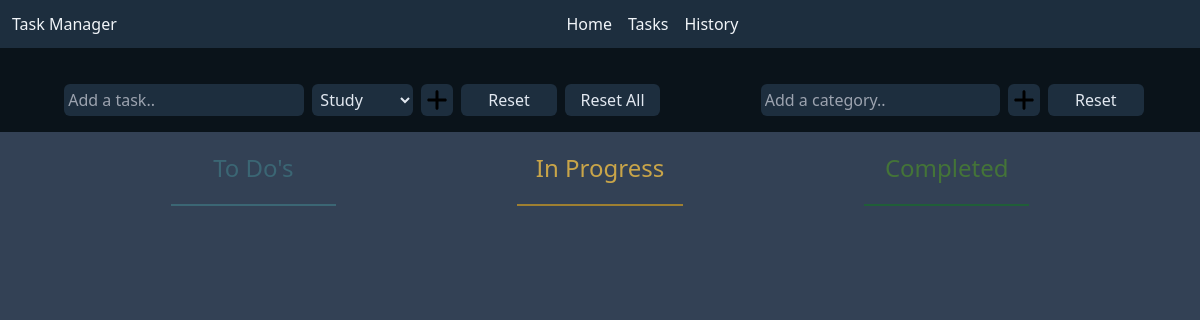
Page /task/ on the earlier database version.
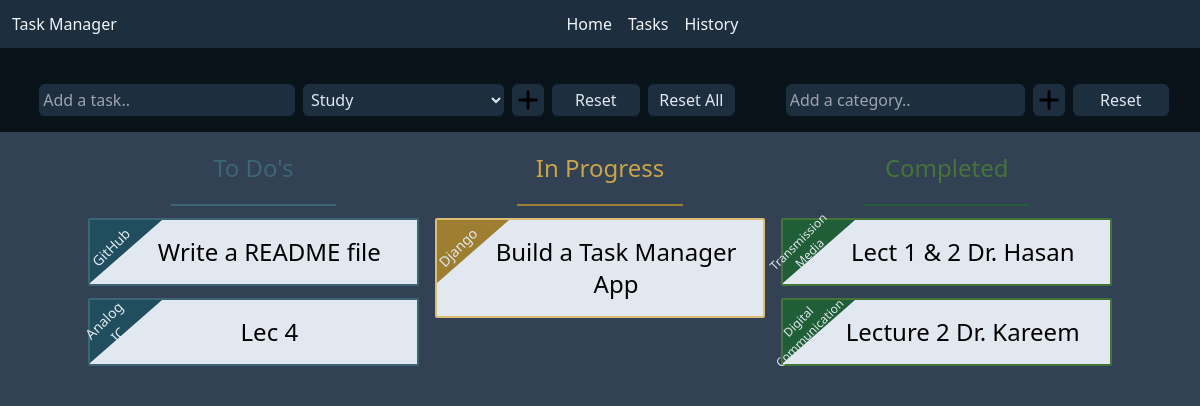
Same page on the later database version.
### task/models.py (models this page shows, shortened)
class Task(models.Model):
    title = models.CharField(max_length=255)
    in_progress = models.BooleanField(default=False)
    completed = models.BooleanField(default=False)
    completed_at = models.DateTimeField(null=True, blank=True)
    created_at = models.DateTimeField(auto_now_add=True)
    category = models.ForeignKey(Category, on_delete=models.CASCADE, null=True, blank=True)

class Category(models.Model):
    name = models.CharField(max_length=255, default="Others")
    def __str__(self):
        return self.name
    class Meta:
        verbose_name_plural = "Categories"

### task/views.py (the view)
# urls.py: path('', views.index, name='index'),
def index(request):
    todos = Task.objects.filter(completed=False, in_progress=False).all()
    completed = Task.objects.filter(completed=True).order_by('-completed_at').all()
    in_progress = Task.objects.filter(in_progress=True).all()
    categories = Category.objects.all()
    context = {
        "tasks_todo": todos,
        "tasks_completed": completed,
        "tasks_in_progress": in_progress,
        "categories": categories,
    }
    return render(request, 'task/tasks_list.html', context)

### task/templates/task/tasks_list.html (shortened to what this page needs)
{% include 'core/base.html' %}
{% block dashboard %}
<div class="flex flex-col md:flex-row justify-around items-center space-x-3 bg-[#0a131a] p-4 w-screen">
    <div class="flex justify-start items-center space-x-4 mt-5">
        <form action="{% url 'task:create' %}" method="post" class="flex items-center space-x-2">
            <input type="text" name="title" placeholder="Add a task.."
                class="rounded-md p-1 font-light text-slate-200 bg-[#1d2e3e] outline-none w-[40%]">
            <select name="category" class="rounded-md p-1 font-light text-slate-200 outline-none bg-[#1d2e3e]">
                {% for category in categories %}
                <option value="{{ category.id }}">{{ category.name }}</option>
                {% endfor %}
            </select>
            <button type="submit"
                class="bg-[#1d2e3e] text-slate-200 font-normal rounded-md p-1 hover:bg-green-700">
            </button>
            <button type="reset" class="bg-[#1d2e3e] text-slate-200 font-normal rounded-md p-1 w-24">Reset</button>
            <a href="{% url 'task:reset_all' %}"
                class="bg-[#1d2e3e] text-slate-200 font-normal rounded-md p-1 w-24 hover:bg-red-900 text-center">Reset All</a>
        </form>
    </div>
    <div class="flex justify-end items-center space-x-4 mt-5">
        <form action="{% url 'task:new_category' %}" method="post" class="flex items-center space-x-2">
            <input type="text" name="category" placeholder="Add a category.."
                class="rounded-md p-1 outline-none font-light text-slate-200 bg-[#1d2e3e]">
            <button type="submit"
                class="bg-[#1d2e3e] text-slate-200 font-normal rounded-md p-1 hover:bg-green-700">
            </button>
            <button type="reset" class="bg-[#1d2e3e] text-slate-200 font-normal rounded-md p-1 w-24">Reset</button>
        </form>
    </div>
</div>
{% endblock %}
{% block content %}
<div class="container bg-slate-700 font-sans text-center text-2xl font-bold text-slate-200 w-screen mx-auto">
    <div class="flex flex-row justify-around space-x-4 mt-5 text-black font-normal mx-auto">
        <div class="col-md-4 w-4/12">
            <h2 class="mb-1 md:mb-5 text-[#3b6674]">To Do's</h2>
            <div class="border-t-2 border-[#3b6674] w-1/2 mx-auto"></div>
            <ul class="list-group">
                {% for task in tasks_todo %}
                <li class="my-3">
                    <div class="relative border-2 border-[#3b6674] bg-slate-200 p-4 rounded-sm">
                        <div  class="border-t-[63px] border-t-[#204e5e] border-r-[72px] border-r-transparent absolute top-0 left-0">
                            <span
                                class="text-sm text-slate-200 font-light transform -rotate-45 absolute top-1/2 left-1/2 -translate-x-1/2 -translate-y-1/2 pl-20 pb-5">
                                {{ task.category }}
                            </span>
                        </div>
                        <div class="pl-8">
                            <a href=" {% url 'task:in_progress' task.id %}">{{ task.title }}</a>
                        </div>
                        <a href="{% url 'task:delete' task.id %}"
                            class="text-slate-200 bg-transparent font-bold group-hover:cursor-pointer group group-hover:block absolute top-3 right-0 p-2 h-full">
                        </a>
                    </div>
                </li>
                {% endfor %}
            </ul>
        </div>
        <div class="col-md-4 w-4/12">
            <h2 class="text-[#c9a549] mb-1 md:mb-5">In Progress</h2>
            <div class="border-t-2 border-[#9e7f31] w-1/2 mx-auto"></div>
            <ul class="list-group">
                {% for task in tasks_in_progress %}
                <li class="my-3">
                    <div class="relative border-2 border-[#ddbf73] bg-slate-200 p-4 rounded-sm">
                        <div class="border-t-[63px] border-t-[#9e7f31] border-r-[72px] border-r-transparent absolute top-0 left-0">
                            <span
                                class="text-sm text-slate-200 font-light transform -rotate-45 absolute top-1/2 left-1/2 -translate-x-1/2 -translate-y-1/2 pl-20 pb-5">
                                {{ task.category }}
                            </span>
                        </div>
                        <div class="pl-8">
                            <a href=" {% url 'task:completed' task.id %}">{{ task.title }}</a>
                        </div>
                        <a href="{% url 'task:delete' task.id %}"
                            class="text-slate-200 bg-transparent font-bold group-hover:cursor-pointer group group-hover:block absolute top-3 right-0 p-2 h-full">
                        </a>
                    </div>
                </li>
                {% endfor %}
            </ul>
        </div>
        <div class="col-md-4 w-4/12">
            <h2 class="text-[#447438] mb-1 md:mb-5">Completed</h2>
            <div class="border-t-2 border-[#205e38] w-1/2 mx-auto"></div>
            <ul class="list-group
            ">
                {% for task in tasks_completed %}
                <li class="my-3">
                    <div class="relative border-2 border-[#447438] bg-slate-200 p-4 rounded-sm">
                        <div class="border-t-[63px] border-t-[#205e38] border-r-[72px] border-r-transparent absolute top-0 left-0">
                            <span
                                class="text-xs text-slate-200 font-light transform -rotate-45 absolute top-1/2 left-1/2 -translate-x-1/2 -translate-y-1/2 pl-20 pb-5">
                                {{ task.category }}</span>
                        </div>
                        <div class="pl-8">
                            <a href=" {% url 'task:delete' task.id %}">{{ task.title }}</a>
                        </div>
                        <a href="{% url 'task:delete' task.id %}"
                            class="text-slate-200 bg-transparent font-bold group-hover:cursor-pointer group group-hover:block absolute top-3 right-0 p-2 h-full">
                        </a>
                    </div>
                </li>
                {% endfor %}
            </ul>
        </div>
    </div>
</div>
{% endblock %}

### core/templates/core/base.html (shortened to what this page needs)
{% load static %}
<!DOCTYPE html>
<html>
<head>
    <script src="https://cdn.tailwindcss.com"></script>
</head>
<body class="bg-slate-700 mx-auto w-full">
    <nav class="flex justify-center items-center bg-[#1d2e3e] p-3 text-slate-100">
        <h3>Task Manager</h3>
        <ul class="flex mx-auto space-x-4">
            <li><a href="/">Home</a></li>
            <li><a href="/task">Tasks</a></li>
            <li><a href="{% url 'reporting:tasks_history' %}">History</a></li>
        </ul>
    </nav>
</body>
</html>

Differences in the rows shown:
added Task: category "GitHub", title "Write a README file", shown under "To Do's"
added Task: category "Analog IC", title "Lec 4", shown under "To Do's"
added Task: category "Django", title "Build a Task Manager App", shown under "In Progress"
added Task: category "Transmission Media", title "Lect 1 & 2 Dr. Hasan", shown under "Completed"
added Task: category "Digital Communication", title "Lecture 2 Dr. Kareem", shown under "Completed"
